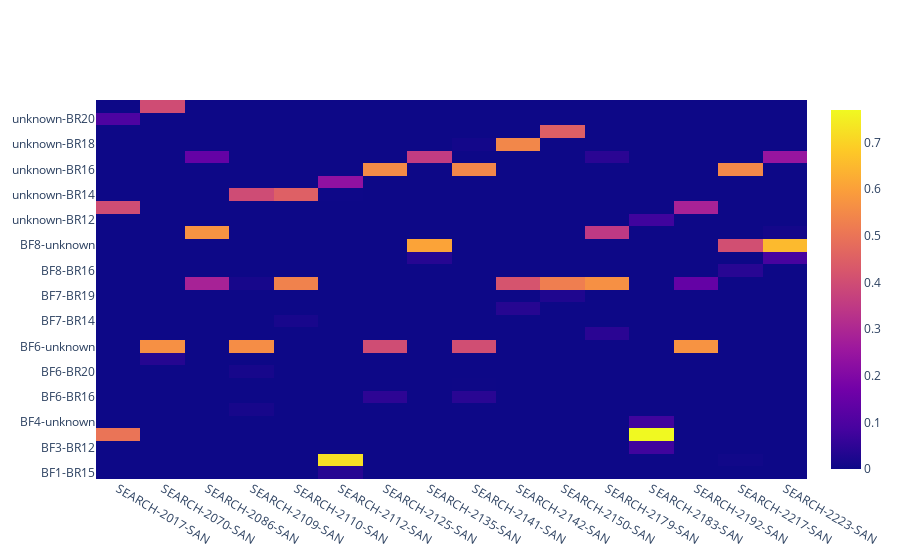

Here is the notebook cell this chart was saved with:
### Code cell
# import plotly.plotly as py
import plotly.graph_objs as go

heatmap = go.Heatmap(z=contaminated_data.T, x=cont_y, y=cont_x)
plot = [heatmap]
fig = go.Figure(data = plot)
fig.show()

### Figure 1 — Plotly figure (JSON) as saved in the notebook; plotly's stock layout.template omitted (floating-point values rounded to 4 significant figures; data arrays with more than 128 entries replaced by an {"elided": "..."} marker saying what was removed)
{"data": [{"type": "heatmap", "x": ["SEARCH-2017-SAN", "SEARCH-2070-SAN", "SEARCH-2086-SAN", "SEARCH-2109-SAN", "SEARCH-2110-SAN", "SEARCH-2112-SAN", "SEARCH-2125-SAN", "SEARCH-2135-SAN", "SEARCH-2141-SAN", "SEARCH-2142-SAN", "SEARCH-2150-SAN", "SEARCH-2179-SAN", "SEARCH-2183-SAN", "SEARCH-2192-SAN", "SEARCH-2217-SAN", "SEARCH-2223-SAN"], "y": ["BF1-BR15", "BF1-unknown", "BF3-BR12", "BF3-unknown", "BF4-unknown", "BF6-BR14", "BF6-BR16", "BF6-BR18", "BF6-BR20", "BF6-BR9", "BF6-unknown", "BF7-BR11", "BF7-BR14", "BF7-BR18", "BF7-BR19", "BF7-unknown", "BF8-BR16", "BF8-BR17", "BF8-unknown", "unknown-BR11", "unknown-BR12", "unknown-BR13", "unknown-BR14", "unknown-BR15", "unknown-BR16", "unknown-BR17", "unknown-BR18", "unknown-BR19", "unknown-BR20", "unknown-BR9"], "z": {"elided": "30x16 float values"}}], "layout": {}}
